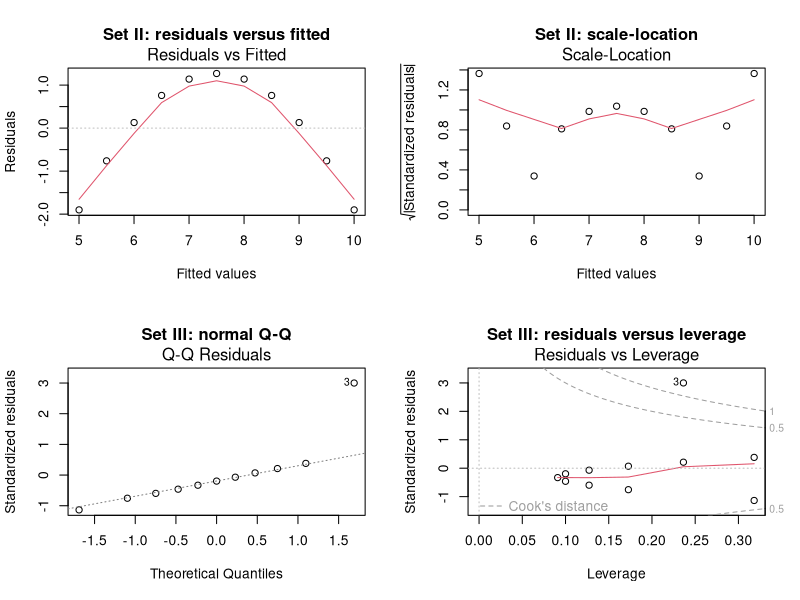

The R source for this figure:
# Chapter 5. Model Checking and Assumption Failures
# Regression Modeling with R: Inference, Prediction, and Regularization
# Author: Prof. Dr. Bahadır Yüzbaşı
# Edition: 27 September 2026
# Run blocks in order in a fresh R session. See README.md.

# ===== Book block 1; source line 285 =====
sets <- lapply(seq_len(4), function(j) {
  data.frame(
    row = seq_len(nrow(anscombe)),
    x = anscombe[[paste0("x", j)]],
    y = anscombe[[paste0("y", j)]]
  )
})
fits <- lapply(sets, function(dat) {
  lm(y ~ x, data = dat, na.action = na.fail)
})
stopifnot(length(fits) == 4L,
          all(vapply(fits, nobs, integer(1)) == 11L))

# ===== Book block 2; source line 304 =====
summary_rows <- lapply(seq_along(fits), function(j) {
  dat <- sets[[j]]
  fit <- fits[[j]]
  c(set = j, mean_x = mean(dat$x), mean_y = mean(dat$y),
    var_x = var(dat$x), var_y = var(dat$y),
    correlation = cor(dat$x, dat$y),
    intercept = unname(coef(fit)[1]),
    slope = unname(coef(fit)[2]),
    SSE = deviance(fit),
    R2 = summary(fit)$r.squared)
})
summary_table <- do.call(rbind, summary_rows)
round(summary_table, 6)

# ===== Book block 3; source line 324 =====
fit3 <- fits[[3]]
X3 <- model.matrix(fit3)
y3 <- model.response(model.frame(fit3))
H3 <- X3 %*% solve(crossprod(X3), t(X3))
e3 <- drop((diag(nrow(X3)) - H3) %*% y3)
s3 <- summary(fit3)$sigma
h3 <- diag(H3)
r3_hand <- e3 / (s3 * sqrt(1 - h3))
D3_hand <- (r3_hand^2 / ncol(X3)) * h3 / (1 - h3)
stopifnot(all.equal(e3, residuals(fit3), tolerance = 1e-10),
          all.equal(h3, hatvalues(fit3), tolerance = 1e-10),
          all.equal(r3_hand, rstandard(fit3), tolerance = 1e-10),
          all.equal(D3_hand, cooks.distance(fit3), tolerance = 1e-10))
data.frame(row = sets[[3]]$row, residual = e3,
           leverage = h3, standardized = r3_hand,
           cook = D3_hand)

# ===== Book block 4; source line 347 =====
i <- 3L
fit3_minus_i <- lm(y ~ x, data = sets[[3]][-i, ], na.action = na.fail)
deleted_direct <- sets[[3]]$y[i] -
  predict(fit3_minus_i, newdata = sets[[3]][i, , drop = FALSE])
deleted_formula <- residuals(fit3)[i] / (1 - hatvalues(fit3)[i])

fit4 <- fits[[4]]
h4 <- hatvalues(fit4)
rank_without_8 <- qr(model.matrix(fit4)[-8, , drop = FALSE])$rank
c(deleted_direct = deleted_direct,
  deleted_formula = deleted_formula,
  set4_row8_leverage = h4[8],
  rank_without_set4_row8 = rank_without_8)

# ===== Book block 5; source line 367 =====
old_par <- par(no.readonly = TRUE)
par(mfrow = c(2, 2))
plot(fits[[2]], which = 1, id.n = 0,
     main = "Set II: residuals versus fitted")
plot(fits[[2]], which = 3, id.n = 0,
     main = "Set II: scale-location")
plot(fits[[3]], which = 2, id.n = 1,
     main = "Set III: normal Q-Q")
plot(fits[[3]], which = 5, id.n = 1,
     main = "Set III: residuals versus leverage")
par(old_par)
